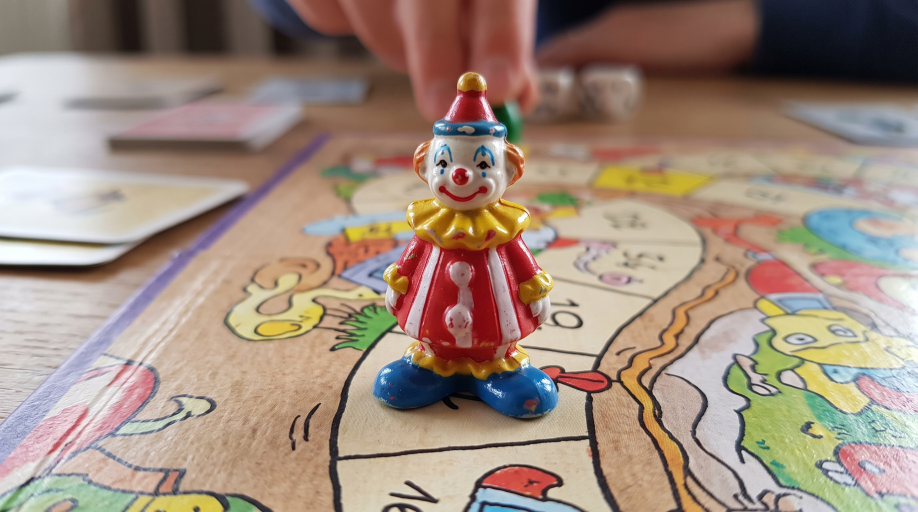
#> input picture versions/version_clown/Gemini_Generated_Image_3me5nd3me5nd3me5.jpg, 2752 x 1536 px (shown at 1/3 size)
$ python -i engine_lithophane.py   (imports and definitions only)
#> lines starting #> are read from the running program, lines starting #| are printed output that depends on the picture; after the words box and inside, x2 and y2 are one past the last pixel; in counts of white or black regions, pixels touching at a corner belong together
"""
Moteur de Bas-Relief et Lithophanie Haute Fidélité (Voie 2).
Génération 100% fidèle au pixel pour Bambu Lab A1 Mini.
Garantit une géométrie étanche (watertight), sans déformation, sans supports.
"""

import numpy as np
from PIL import Image, ImageOps, ImageFilter
import trimesh
import math

def create_pure_relief_mesh(
    image_path: str,
    target_width_mm: float = 120.0,
    mode: str = "bas_relief",  # "bas_relief" ou "lithophane"
    base_thickness_mm: float = 2.5,
    relief_depth_mm: float = 4.5,
    frame_width_mm: float = 4.0,
    curvature_angle_deg: float = 0.0,  # 0 = plat, 25 = légèrement courbé pour tenir debout
    resolution_dpi: int = 400
) -> trimesh.Trimesh:
    """
    Crée un maillage 3D solide étanche à partir d'une image 2D avec fidélité 100% au pixel.
    """
#> called with target_width_mm = 120, mode = 'bas_relief', base_thickness_mm = 2.5, relief_depth_mm = 4.5, frame_width_mm = 4, curvature_angle_deg = 0, resolution_dpi = 400
    img = Image.open(image_path)
#> img is the input picture: PIL image 2752x1536 RGB; mean R, G, B 159.5, 139.6, 125.9

    # Préservation du ratio d'aspect exact
    aspect_ratio = img.height / img.width
#> aspect_ratio = 0.558
    target_height_mm = target_width_mm * aspect_ratio
#> target_height_mm = 66.98

    # Limitation pour Bambu Lab A1 Mini (max 175mm pour marge de sécurité)
    if target_height_mm > 175.0:
        target_height_mm = 175.0
        target_width_mm = target_height_mm / aspect_ratio
    if target_width_mm > 175.0:
        target_width_mm = 175.0
        target_height_mm = target_width_mm * aspect_ratio

    # Calcul de la résolution de la grille de sommets
    # Pour 120 mm à 4-5 points par mm => ~500-600 points (détail photographique exceptionnel)
    res_x = min(resolution_dpi, 600)
    res_y = int(res_x * aspect_ratio)
#> res_y = 223

    # Prétraitement de l'image
    img_gray = ImageOps.grayscale(img)
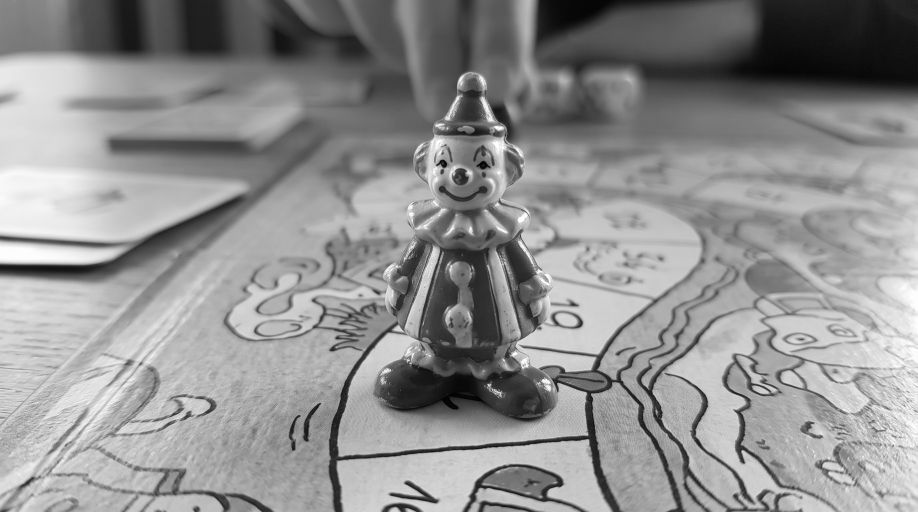
#> img_gray: PIL image 2752x1536 L (shown at 1/3 size); min 0, max 255, mean 144
    # Rehaussement doux de contraste pour faire ressortir les détails
    img_gray = ImageOps.autocontrast(img_gray, cutoff=0.5)
    img_resized = img_gray.resize((res_x, res_y), Image.Resampling.LANCZOS)
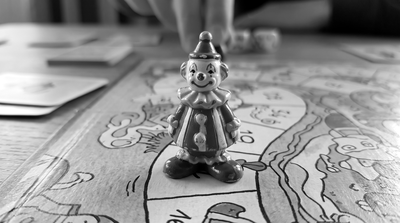
#> img_resized: PIL image 400x223 L; min 0, max 255, mean 144.9

    # Normalisation [0, 1]
    pixel_vals = np.array(img_resized, dtype=np.float32) / 255.0

    # Calcul de la carte de hauteur Z
    if mode == "lithophane":
        # Lithophanie : le blanc est fin (laisse passer la lumière), le noir est épais
        # Norme Bambu : 0.8mm min (2 couches solides) à 3.2mm max
        z_min = 0.8
        z_max = 3.2
        # Inversion : pixel blanc (1.0) -> z_min, pixel noir (0.0) -> z_max
        z_map = z_min + (1.0 - pixel_vals) * (z_max - z_min)
    else:
        # Bas-Relief Sculpté : base plate + relief progressif sculpté
        # Le relief est adouci avec un micro-flou pour éliminer tout bruit numérique
        img_smooth = img_resized.filter(ImageFilter.GaussianBlur(radius=0.8))
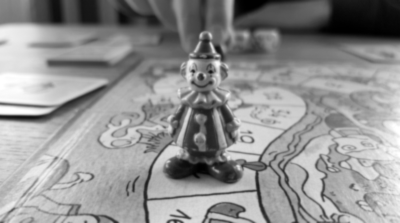
#> img_smooth: PIL image 400x223 L; min 0, max 255, mean 144.9
        smooth_vals = np.array(img_smooth, dtype=np.float32) / 255.0
        z_map = base_thickness_mm + smooth_vals * relief_depth_mm

    # Ajout du cadre biseauté élégant sur le pourtour
    if frame_width_mm > 0:
        border_px_x = int((frame_width_mm / target_width_mm) * res_x)
        border_px_y = int((frame_width_mm / target_height_mm) * res_y)
#> border_px_y = 13
        frame_height = base_thickness_mm + (relief_depth_mm if mode != "lithophane" else 2.5) + 0.8

        # Masque de bordure avec chanfrein progressif
        for i in range(border_px_y):
            factor = i / max(1, border_px_y)
            z_map[i, :] = np.maximum(z_map[i, :], base_thickness_mm + (frame_height - base_thickness_mm) * (1.0 - factor * 0.2))
            z_map[res_y - 1 - i, :] = np.maximum(z_map[res_y - 1 - i, :], base_thickness_mm + (frame_height - base_thickness_mm) * (1.0 - factor * 0.2))
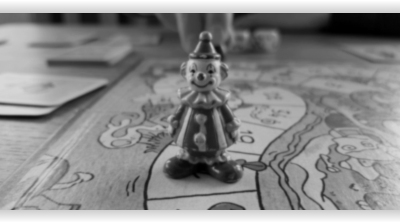
#> z_map: shape (223, 400) float32; min 2.5, max 7.8, mean 5.38; drawn with min black and max white

        for j in range(border_px_x):
            factor = j / max(1, border_px_x)
            z_map[:, j] = np.maximum(z_map[:, j], base_thickness_mm + (frame_height - base_thickness_mm) * (1.0 - factor * 0.2))
            z_map[:, res_x - 1 - j] = np.maximum(z_map[:, res_x - 1 - j], base_thickness_mm + (frame_height - base_thickness_mm) * (1.0 - factor * 0.2))
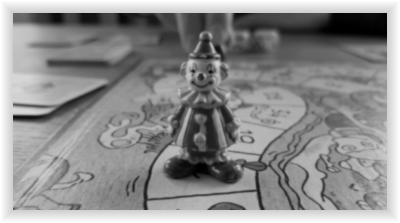
#> z_map: shape (223, 400) float32; 6.03% of pixels changed, all inside (x1, y1, x2, y2) = (0, 1, 400, 222); drawn with min black and max white

    # Génération de la grille de coordonnées (X, Y, Z)
    x_coords = np.linspace(-target_width_mm / 2.0, target_width_mm / 2.0, res_x)
    y_coords = np.linspace(target_height_mm / 2.0, -target_height_mm / 2.0, res_y)
    X, Y = np.meshgrid(x_coords, y_coords)

    # Application de la courbure éventuelle (pour autoportance sur table)
    if curvature_angle_deg > 0:
        radius = (target_width_mm / 2.0) / math.sin(math.radians(curvature_angle_deg / 2.0))
        theta = (X / (target_width_mm / 2.0)) * math.radians(curvature_angle_deg / 2.0)
        # Recalcul de X et Z de base incurvé
        X_curved = radius * np.sin(theta)
        Z_curve_offset = radius * (1.0 - np.cos(theta))
    else:
        X_curved = X
        Z_curve_offset = 0.0

    # Construction du maillage solide fermé étanche (Watertight)
    # Face avant (sculptée)
    top_vertices = np.column_stack([
        X_curved.ravel(),
        Y.ravel(),
        (z_map + Z_curve_offset).ravel()
    ])

    # Face arrière (plate au sol Z = 0)
    bottom_vertices = np.column_stack([
        X_curved.ravel(),
        Y.ravel(),
        (np.zeros_like(z_map) + Z_curve_offset).ravel()
    ])

    num_top = len(top_vertices)
#> num_top = 89200
    all_vertices = np.vstack([top_vertices, bottom_vertices])

    # Construction des faces (triangles)
    faces = []

    # 1. Triangulation de la surface avant (top)
    for row in range(res_y - 1):
        for col in range(res_x - 1):
            i0 = row * res_x + col
            i1 = i0 + 1
            i2 = (row + 1) * res_x + col
            i3 = i2 + 1
            faces.append([i0, i1, i2])
            faces.append([i1, i3, i2])

    # 2. Triangulation de la surface arrière (bottom, normales inversées)
    for row in range(res_y - 1):
        for col in range(res_x - 1):
            i0 = num_top + (row * res_x + col)
            i1 = i0 + 1
            i2 = num_top + ((row + 1) * res_x + col)
            i3 = i2 + 1
            faces.append([i0, i2, i1])
            faces.append([i1, i2, i3])
#> after the loop, faces = 354312 items

    # 3. Murs latéraux (bords étanches)
    # Bord haut (row 0)
    for col in range(res_x - 1):
        t0, t1 = col, col + 1
        b0, b1 = num_top + t0, num_top + t1
        faces.append([t0, b0, t1])
        faces.append([t1, b0, b1])
#> after the loop, faces = 355110 items

    # Bord bas (row res_y - 1)
    for col in range(res_x - 1):
        t0 = (res_y - 1) * res_x + col
        t1 = t0 + 1
        b0, b1 = num_top + t0, num_top + t1
        faces.append([t0, t1, b0])
        faces.append([t1, b1, b0])
#> after the loop, faces = 355908 items

    # Bord gauche (col 0)
    for row in range(res_y - 1):
        t0 = row * res_x
        t1 = (row + 1) * res_x
        b0, b1 = num_top + t0, num_top + t1
        faces.append([t0, t1, b0])
        faces.append([t1, b1, b0])
#> this loop made 222 passes
#> (b0, b1) on passes 1 to 3: (89200, 89600), (89600, 90000), (90000, 90400)
#> after the loop, faces = 356352 items

    # Bord droit (col res_x - 1)
    for row in range(res_y - 1):
        t0 = row * res_x + (res_x - 1)
        t1 = (row + 1) * res_x + (res_x - 1)
        b0, b1 = num_top + t0, num_top + t1
        faces.append([t0, b0, t1])
        faces.append([t1, b0, b1])
#> this loop made 222 passes
#> (b0, b1) on passes 1 to 3: (89599, 89999), (89999, 90399), (90399, 90799)

    faces = np.array(faces, dtype=np.int32)
#> (the run stopped early here; a loop or call above may not have finished)
